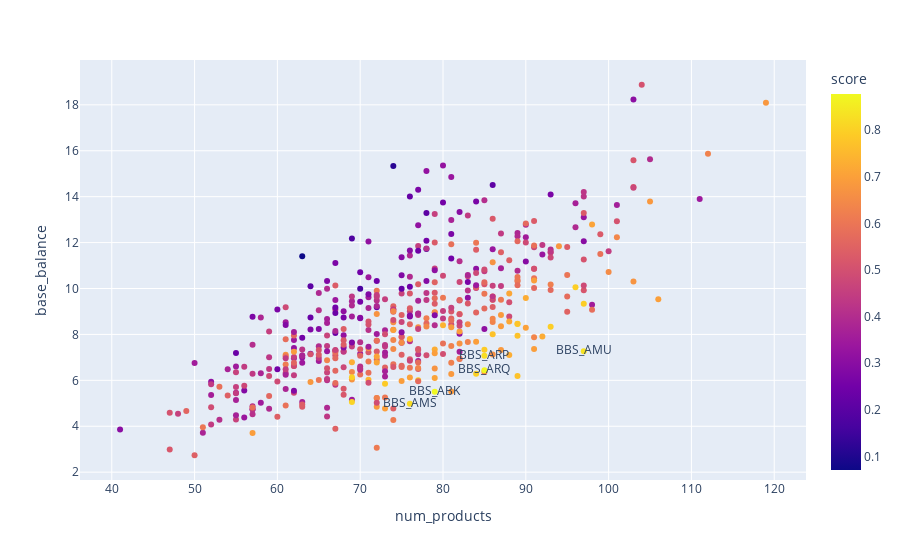

Notebook code for this chart:
### Code cell
px.scatter(plot_data, x='num_products', y='base_balance', color='score', hover_data=plot_data[0].keys(), text='label')

### Figure 1 — Plotly figure (JSON) as saved in the notebook; plotly's stock layout.template omitted (floating-point values rounded to 4 significant figures; data arrays with more than 128 entries replaced by an {"elided": "..."} marker saying what was removed)
{"data": [{"customdata": {"elided": "500x6 mixed values"}, "hovertemplate": "num_products=%{x}<br>base_balance=%{y}<br>label=%{customdata[2]}<br>name=%{customdata[0]}<br>score=%{marker.color}<br>num_bases=%{customdata[3]}<br>catalytic_features=%{customdata[4]}<br>num_features=%{customdata[5]}<extra></extra>", "legendgroup": "", "marker": {"color": {"elided": "500 float values"}, "coloraxis": "coloraxis", "symbol": "circle"}, "mode": "markers+text", "name": "", "orientation": "v", "showlegend": false, "text": {"elided": "500 str values"}, "type": "scatter", "x": {"elided": "500 int values"}, "xaxis": "x", "y": {"elided": "500 float values"}, "yaxis": "y"}], "layout": {"autosize": true, "coloraxis": {"colorbar": {"title": {"text": "score"}}, "colorscale": [[0, "#0d0887"], [0.1111, "#46039f"], [0.2222, "#7201a8"], [0.3333, "#9c179e"], [0.4444, "#bd3786"], [0.5556, "#d8576b"], [0.6667, "#ed7953"], [0.7778, "#fb9f3a"], [0.8889, "#fdca26"], [1, "#f0f921"]]}, "legend": {"tracegroupgap": 0}, "margin": {"t": 60}, "xaxis": {"anchor": "y", "autorange": true, "domain": [0, 1], "range": [36.43, 123.6], "title": {"text": "num_products"}, "type": "linear"}, "yaxis": {"anchor": "x", "autorange": true, "domain": [0, 1], "range": [1.487, 20.12], "title": {"text": "base_balance"}, "type": "linear"}}}
